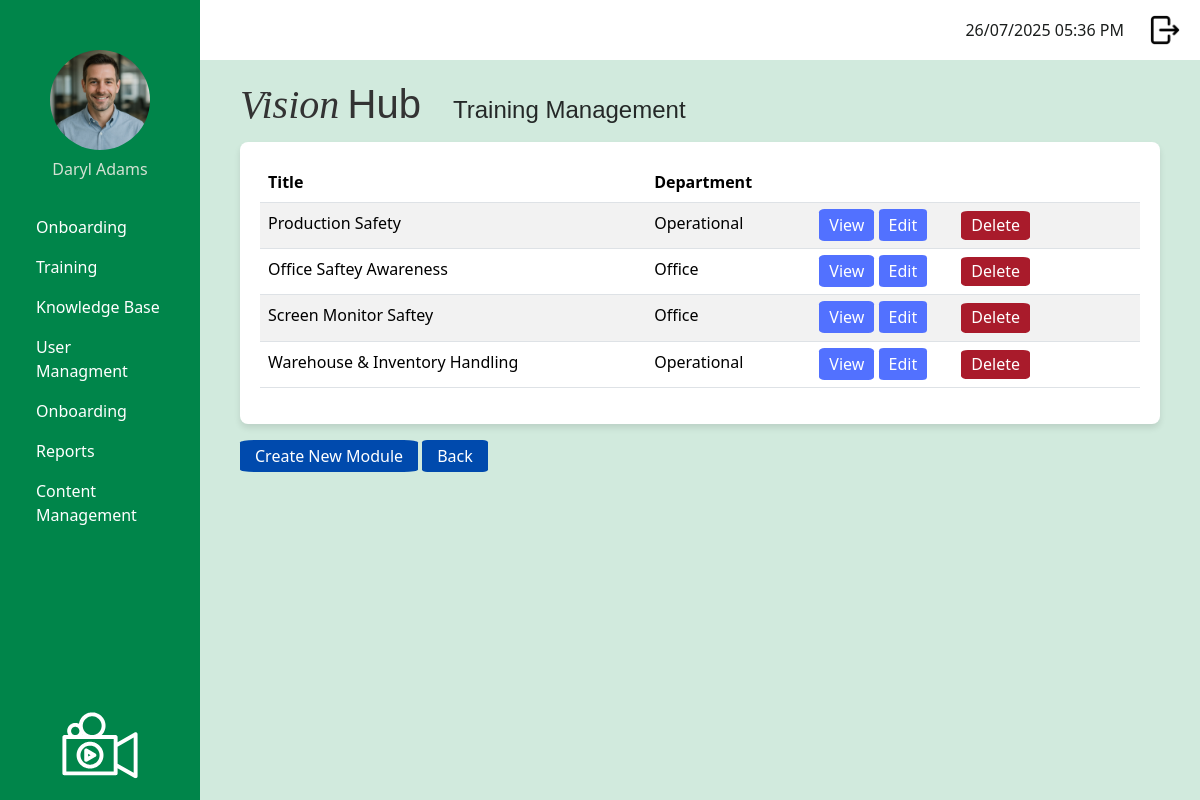
/admin/manage_training_modules (signed in), run on an earlier commit of the app's database.
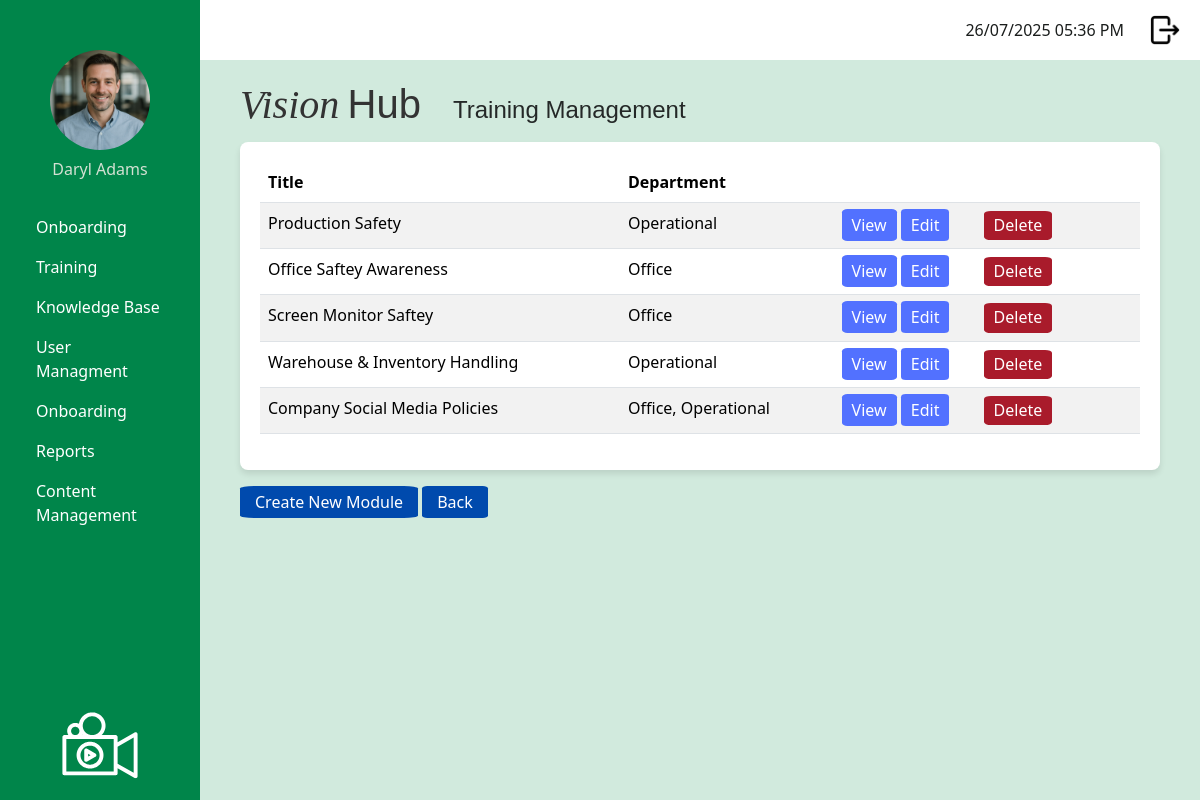
And on a later commit of the database.
### app/models.py (models this page shows, shortened)
class TrainingModule (db.Model):
    __tablename__ = 'training_module'
    id: so.Mapped[int] = so.mapped_column(primary_key=True)
    module_title: so.Mapped[str] = so.mapped_column(sa.String(150), index=True, unique=True)
    module_description: so.Mapped[str] = so.mapped_column(sa.Text, nullable=False)
    module_instructions: so.Mapped[str] = so.mapped_column(sa.Text, nullable=False)
    video_url: so.Mapped[str] = so.mapped_column(sa.String(300), nullable=True)
    active: so.Mapped[bool] = so.mapped_column(sa.Boolean, nullable=False, default=True)
    questions: so.Mapped[List['Question']] = so.relationship('Question', back_populates='training_module', cascade='all, delete-orphan')
    user_progress: so.Mapped[List['UserModuleProgress']] = so.relationship('UserModuleProgress', back_populates='training_module')
    onboarding_steps: so.Mapped[List['OnboardingStep']] = so.relationship('OnboardingStep', back_populates='training_module', cascade='all, delete-orphan')

class OnboardingStep(db.Model):
    __tablename__ = 'onboarding_step'
    id: so.Mapped[int] = so.mapped_column(primary_key=True)
    step_name: so.Mapped[str] = so.mapped_column(sa.String(150), nullable=False)
    onboarding_path_id: so.Mapped[int] = so.mapped_column(sa.ForeignKey('onboarding_path.id'), nullable=False)
    path: so.Mapped['OnboardingPath'] = so.relationship('OnboardingPath', back_populates='steps')
    training_module_id: so.Mapped[int] = so.mapped_column(sa.ForeignKey('training_module.id'), nullable=True)
    training_module: so.Mapped['TrainingModule'] = so.relationship('TrainingModule', back_populates='onboarding_steps')

class OnboardingPath(db.Model):
    __tablename__ = 'onboarding_path'
    id: so.Mapped[int] = so.mapped_column(primary_key=True)
    path_name: so.Mapped[str] = so.mapped_column(sa.String(100), nullable=False, unique=True)
    steps: so.Mapped[List['OnboardingStep']] = so.relationship('OnboardingStep', back_populates='path', cascade='all, delete-orphan')

### app/admin/routes.py (the view)
@app.route('/admin/manage_training_modules', methods = ['GET'])
@login_required
def manage_training_modules():
    if current_user.role.role_name != "admin":
        return redirect(url_for('logout'))
    modules = TrainingModule.query.filter_by(active=True).all()
    return render_template(
        'admin/manage_training_modules.html',
        title = 'Manage Training Modules',
        modules = modules
    )

### app/models.py (called while the page is built)
@login.user_loader
def load_user(id):
    return db.session.get(User, int(id))

### app/templates/admin/manage_training_modules.html
{% extends "base.html" %}
{% block content %}
<div class="page-container">
    {% if modules %}
    <table class="table table-striped">
        <thead>
            <tr>
                <th>Title</th>
                <th>Department</th>
                <th></th>
            </tr>
        </thead>
        <tbody>
        {% for module in modules %}
            <tr>
                <td>{{ module.module_title }}</td>
                <td>
                    {% for step in module.onboarding_steps %}
                      {{ step.path.path_name|title }}{% if not loop.last %}, {% endif %}
                    {% endfor %}
                </td>
                <td>
                    <a href="{{ url_for('details_training_module', module_id=module.id) }}" class="royal-blue-button">View</a>
                    <a href="{{ url_for('edit_training_module', module_id=module.id) }}" class="royal-blue-button">Edit</a>
                    <form method="POST"
                        action="{{ url_for('delete_training_module', module_id=module.id) }}"
                        style="display:inline;"
                        onsubmit="return confirm('Are you sure you want to delete this module?');">
                        <button type="submit" class="warning-button">Delete</button>
                    </form>
                </td>
            </tr>
        {% endfor %}
        </tbody>
    </table>
    {% else %}
    <p>No training modules found.</p>
    {% endif %}
</div>
{% endblock %}
{% block specific_heading %}<h1 class = "page-title">Training Management</h1>{% endblock %}
{% block specific_buttons %}
<div class = "button-container-outside-table">
    <a href="{{ url_for('create_training_module') }}" class = "dark-blue-button">Create New Module</a>
    <a href="{{ url_for('admin_dashboard') }}" class = "dark-blue-button">Back</a>
</div>
{% endblock %}

What changed in the data, as far as the page shows it:
added TrainingModule: module_title "Company Social Media Policies"
added OnboardingStep: path.path_name "Office", shown under "Company Social Media Policies"
added OnboardingStep: path.path_name "Operational", shown under "Company Social Media Policies"
